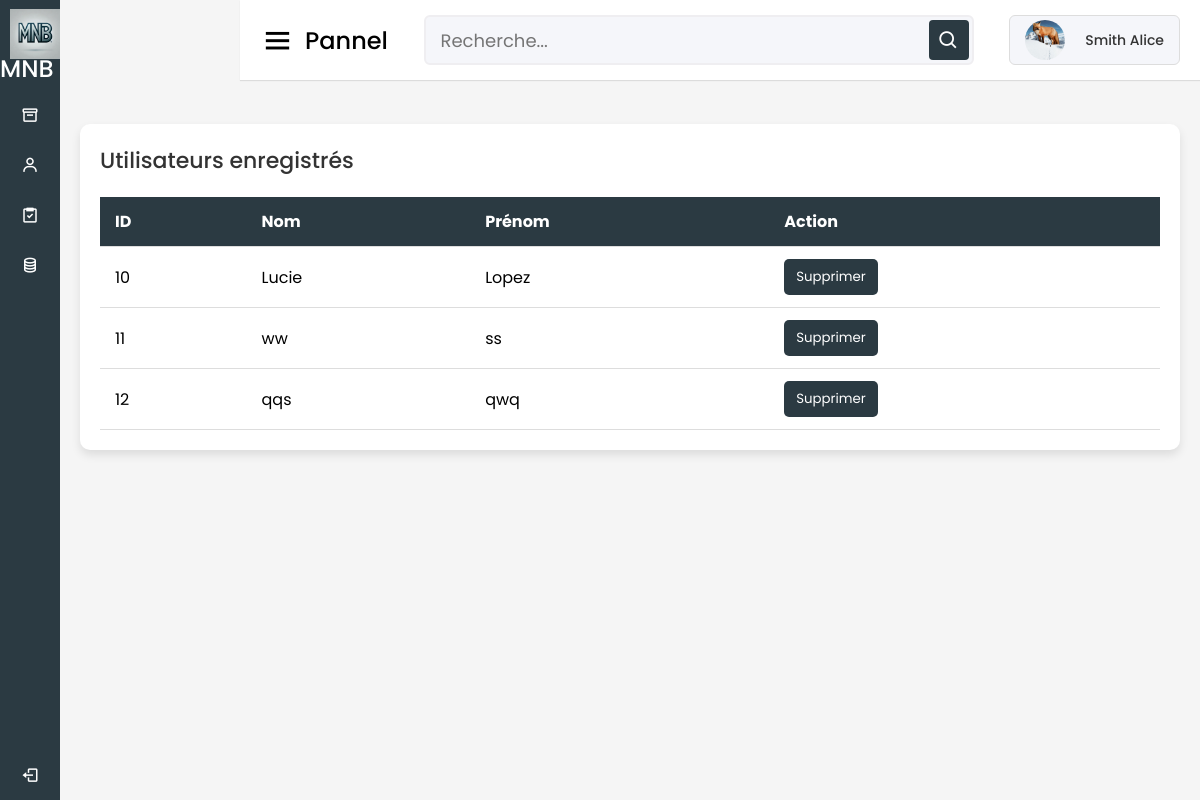
Page /gestion_client.php (signed in) on the committed database.
### tables this page shows
CREATE TABLE `Utilisateur` (
  `IDUser` int(11) NOT NULL,
  `Email` varchar(50) NOT NULL,
  `MDP` varchar(255) DEFAULT NULL,
  `Nom` varchar(50) NOT NULL,
  `Prenom` varchar(50) NOT NULL,
  `photo` varchar(50) NOT NULL,
  `Statu` varchar(50) NOT NULL
);

### gestion_client.php (the view, shortened to what this page needs)
<?php
$servername = "localhost";
$username = "root";
$password = "";
$dbname = "MNB_data";
$conn = new mysqli($servername, $username, $password, $dbname);
function afficherUtilisateurs($conn) {
    $sql = "SELECT * FROM Utilisateur WHERE Statu='User'";
    $result = $conn->query($sql);
    if ($result->num_rows > 0) {
        while($row = $result->fetch_assoc()) {
            echo '<tr>';
            echo '<td>' . $row["IDUser"] . '</td>';
            echo '<td>' . $row["Nom"] . '</td>';
            echo '<td>' . $row["Prenom"] . '</td>';
            echo '<td>';
            echo '<form method="post" action="" style="display:inline-block;"><input type="hidden" name="user_id" value="' . $row["IDUser"] . '"><button type="submit" name="delete" class="btn btn-danger">Supprimer</button></form>';
            echo '</td>';
            echo '</tr>';
        }
    } else {
        echo "<tr><td colspan='4'>Aucun utilisateur à afficher.</td></tr>";
    }
}
?>
<!DOCTYPE html>
<html lang="fr" dir="ltr">
<head>
    <link rel="stylesheet" href="css/dashboard.css" />
    <link href="https://unpkg.com/boxicons@2.0.7/css/boxicons.min.css" rel="stylesheet" />
    <link rel="stylesheet" href="css/gestion_client.css">
</head>
<body>
    <?php include('sidebar.php'); ?>
    <section class="home-section">
    <?php include('header_gestion.php'); ?>
        <div class="home-content">
            <div class="users-table">
                <h2>Utilisateurs enregistrés</h2>
                <table>
                    <thead>
                        <tr>
                            <th>ID</th>
                            <th>Nom</th>
                            <th>Prénom</th>
                            <th>Action</th>
                        </tr>
                    </thead>
                    <tbody id="registered-users">
                        <?php afficherUtilisateurs($conn); ?>
                    </tbody>
                </table>
            </div>
        </div>
    </section>
</body>
</html>

### css/dashboard.css (style rules this page uses)
* { margin: 0; padding: 0; box-sizing: border-box; font-family: "Poppins", sans-serif; }
.home-section { position: relative; background: #f5f5f5; min-height: 100vh; width: calc(100% - 240px); left: 240px; transition: all 0.5s ease; }
.home-section .home-content { position: relative; padding-top: 104px; }
@media (max-width: 1240px) { .home-section { width: calc(100% - 60px); left: 60px; } }

### css/gestion_client.css (style rules this page uses)
.home-content { padding: 20px; }
.users-table, .projects-table { background: #fff; padding: 20px; margin-top: 20px; border-radius: 10px; box-shadow: 0 5px 10px rgba(0, 0, 0, 0.1); }
.users-table h2, .projects-table h2 { margin-bottom: 20px; font-size: 22px; font-weight: 500; color: #333; }
.users-table table, .projects-table table { width: 100%; border-collapse: collapse; }
.users-table table thead tr, .projects-table table thead tr { background: #2B3A42; color: #fff; text-align: left; }
.users-table table th, .users-table table td, .projects-table table th, .projects-table table td { padding: 12px 15px; border-bottom: 1px solid #ddd; }
.users-table button, .projects-table button { background: #2B3A42; color: #fff; border: none; padding: 8px 12px; border-radius: 5px; cursor: pointer; transition: background 0.3s ease; }

### rows in the picture
utilisateur: IDUser "10", Nom "Lucie", Prenom "Lopez"
utilisateur: IDUser "11", Nom "ww", Prenom "ss"
utilisateur: IDUser "12", Nom "qqs", Prenom "qwq"

### other values in the picture
$user_info['Prenom'] . ' ' . $user_info['Nom'] "Smith Alice"
